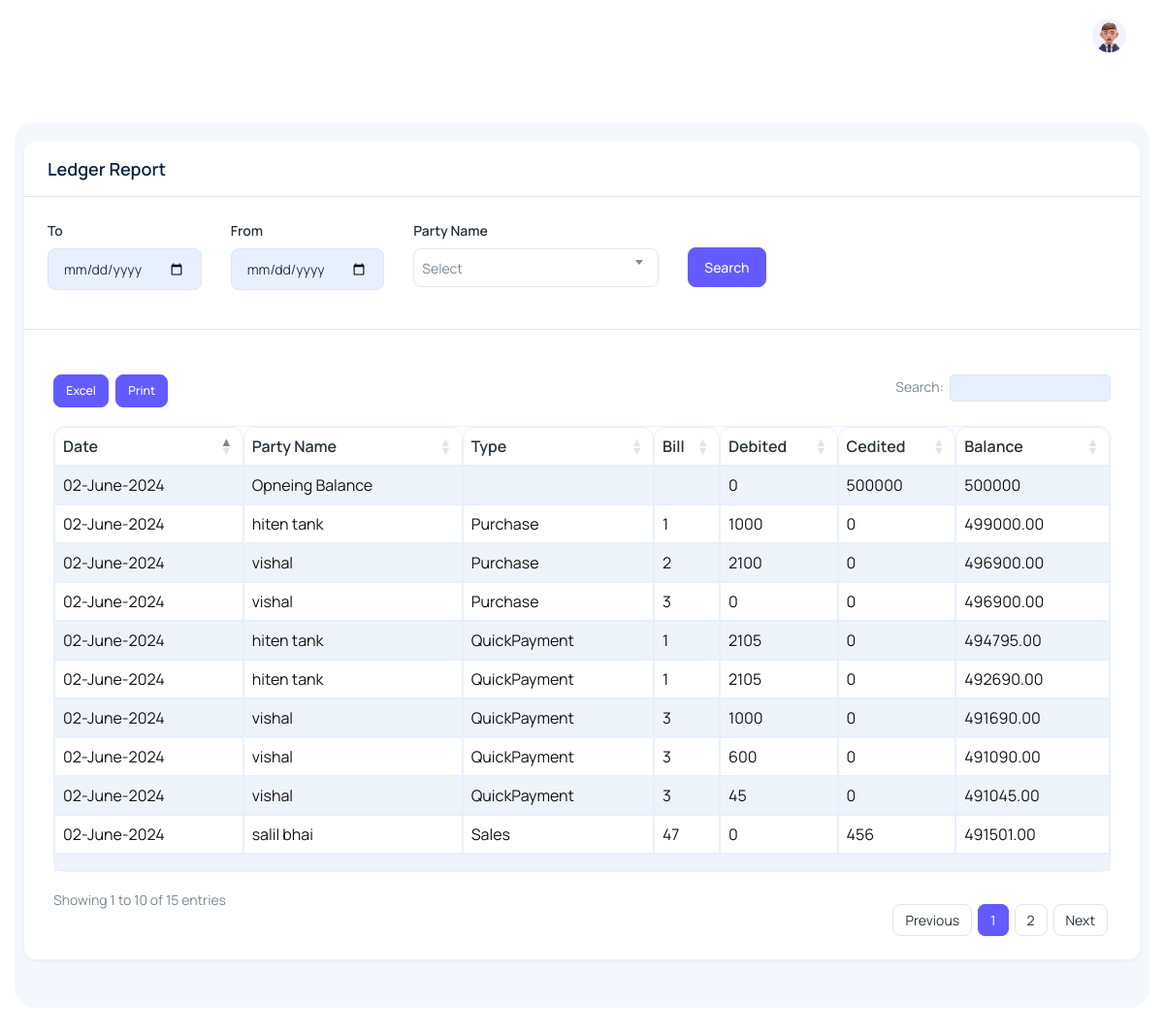
/LedgerReport (signed in), run on the app's committed database.
### main/models.py (models this page shows)
class LedgerReportModel(models.Model):
    user = models.CharField(max_length=100,null=True, blank=True)
    PartyName = models.CharField(max_length=100,null=True, blank=True)
    Type = models.CharField(max_length=100,null=True, blank=True)
    BiilNo = models.CharField(max_length=100,null=True, blank=True)
    Debited = models.CharField(default='0',max_length=100,null=True, blank=True)
    Cedited = models.CharField(default='0',max_length=100,null=True, blank=True)
    Balance = models.CharField(default='0',max_length=100,null=True, blank=True)
    LRDate = models.DateField(default=datetime.now().date())
    def Date(self):
            return self.LRDate.strftime('%d-%B-%Y')

### main/views.py (the view, shortened to what this page needs)
# urls.py: path('LedgerReport',views.LedgerReport,name="Ledger Report"),
@login_required(login_url='Login')
def LedgerReport(request):
    if is_admin(request.user):
        Lr = LedgerReportModel.objects.filter(user=request.user)
        Party = PartyModel.objects.filter(user=request.user)
        data = {'Lr':Lr,'Party':Party}
        return render(request,'admin/ledgerreport.html',data)
    if is_user(request.user):
        return render(request,'ledgerreport.html')

### main/views.py (called while the page is built)
def is_admin(user):
    data=User.objects.filter(is_superuser=True)
    for i in data:
        if str(i.username) == str(user):
            return True

### main/templates/admin/ledgerreport.html (shortened to what this page needs)
﻿{% extends 'admin/main.html' %}
{% load static %}
{% block content %}
<div class="body-wrapper">
  <div class="container-fluid">
    <div class="datatables">
      <div class="card">
        <div class="px-4 py-3 border-bottom">
          <h4 class="card-title mb-0">Ledger Report</h4>
        </div>
        <form class="card-body p-4 pb-0 mb-0" method="post">
          <div class="row mb-0">
            <div class="col-md-2">
              <div class="mb-4">
                <label for="exampleInputInvoiceNo" class="form-label">To</label>
                <input type="date" class="form-control" name="StartDate" id="StartDate" value="{{StartDate}}" >
              </div>
            </div>
            <div class="col-md-2">
              <div class="mb-4">
                <label for="exampleInputInvoiceNo" class="form-label">From</label>
                <input type="date" class="form-control" name="EndDate" id="EndDate" value="{{EndDate}}">
              </div>
            </div>
            <div class="col-md-3">
              <label for="exampleInputtype" class="form-label">Party Name</label>
              <div class="mb-4">
              </div>
            </div>
            <div class="col-md-2 d-flex align-items-center">
                <button class="btn btn-primary" type="submit">Search</button>
            </div>
          </div>
        </form>
        <hr>
        <div class="card-body">
          <div class="table-responsive">
            <table id="file_export" class="table w-100 table-striped table-bordered display text-nowrap">
              <thead>
                <tr>
                  <th class="p-2">Date</th>
                  <th class="p-2">Party Name</th>
                  <th class="p-2">Type</th>
                  <th class="p-2">Bill</th>
                  <th class="p-2">Debited</th>
                  <th class="p-2">Cedited</th>
                  <th class="p-2">Balance</th>
                </tr>
              </thead>
              <tbody id="tbody">
                {% for i in Lr %}
                <tr>
                  <td class="p-2">{{i.Date}}</td>
                  <td class="p-2">{{i.PartyName}}</td>
                  <td class="p-2">{{i.Type}}</td>
                  <td class="p-2">{{i.BiilNo}}</td>
                  <td class="p-2">{{i.Debited}}</td>
                  <td class="p-2">{{i.Cedited}}</td>
                  <td class="p-2">{{i.Balance}}</td>
                </tr>
                {% endfor %}
              </tbody>
              <tbody class="bg-white">
                <tr class="bg-white">
                  <td class="p-2" colspan="8" class="bg-white"></td>
                </tr>
              </tbody>
            </table>
          </div>
        </div>
      </div>
    </div>
  </div>
</div>
{% endblock content %}

### main/templates/admin/main.html (style rules this page uses)
input { background: #E8F0FE !important; }
.table-bordered { border: 0.5px solid #E8F0FE !important; box-shadow: #E8F0FE; color: black !important; }
table { border-radius: 12px !important; }
thead { border-radius: 12px !important; border-radius: 12px !important; }
th { border: 0.5px solid #E8F0FE !important; padding: 8px !important; border-top-left-radius: 12px !important; border-top-right-radius: 12px !important; }
td { border: 0.5px solid #E8F0FE !important; padding: 8px !important; color: rgb(20, 20, 20) !important; }
tbody { border-bottom-left-radius: 12px !important; border-bottom-right-radius: 12px !important; }

### data on the page
LedgerReportModel: Date "02-June-2024", PartyName "Opneing Balance", Debited "0", Cedited "500000", Balance "500000"
LedgerReportModel: Date "02-June-2024", PartyName "hiten tank", Type "Purchase", BiilNo "1", Debited "1000", Cedited "0", Balance "499000.00"
LedgerReportModel: Date "02-June-2024", PartyName "vishal", Type "Purchase", BiilNo "2", Debited "2100", Cedited "0", Balance "496900.00"
LedgerReportModel: Date "02-June-2024", PartyName "vishal", Type "Purchase", BiilNo "3", Debited "0", Cedited "0", Balance "496900.00"
LedgerReportModel: Date "02-June-2024", PartyName "hiten tank", Type "QuickPayment", BiilNo "1", Debited "2105", Cedited "0", Balance "494795.00"
LedgerReportModel: Date "02-June-2024", PartyName "hiten tank", Type "QuickPayment", BiilNo "1", Debited "2105", Cedited "0", Balance "492690.00"
LedgerReportModel: Date "02-June-2024", PartyName "vishal", Type "QuickPayment", BiilNo "3", Debited "1000", Cedited "0", Balance "491690.00"
LedgerReportModel: Date "02-June-2024", PartyName "vishal", Type "QuickPayment", BiilNo "3", Debited "600", Cedited "0", Balance "491090.00"
LedgerReportModel: Date "02-June-2024", PartyName "vishal", Type "QuickPayment", BiilNo "3", Debited "45", Cedited "0", Balance "491045.00"
LedgerReportModel: Date "02-June-2024", PartyName "salil bhai", Type "Sales", BiilNo "47", Debited "0", Cedited "456", Balance "491501.00"
